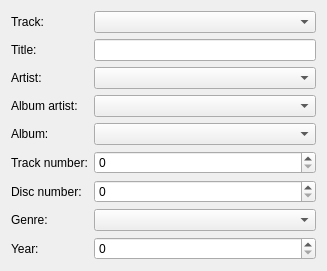
<?xml version="1.0" encoding="UTF-8"?>
<ui version="4.0">
 <class>TagEditor</class>
 <widget class="QWidget" name="TagEditor">
  <property name="geometry">
   <rect>
    <x>0</x>
    <y>0</y>
    <width>327</width>
    <height>252</height>
   </rect>
  </property>
  <layout class="QFormLayout" name="formLayout">
   <item row="0" column="0">
    <widget class="QLabel" name="label_4">
     <property name="text">
      <string>Track:</string>
     </property>
     <property name="buddy">
      <cstring>trackName</cstring>
     </property>
    </widget>
   </item>
   <item row="0" column="1">
    <widget class="QComboBox" name="trackName"/>
   </item>
   <item row="1" column="0">
    <widget class="QLabel" name="titleLabel">
     <property name="text">
      <string>Title:</string>
     </property>
     <property name="buddy">
      <cstring>title</cstring>
     </property>
    </widget>
   </item>
   <item row="1" column="1">
    <widget class="LineEdit" name="title"/>
   </item>
   <item row="2" column="0">
    <widget class="QLabel" name="label">
     <property name="text">
      <string>Artist:</string>
     </property>
     <property name="buddy">
      <cstring>artist</cstring>
     </property>
    </widget>
   </item>
   <item row="2" column="1">
    <widget class="CompletionCombo" name="artist"/>
   </item>
   <item row="3" column="0">
    <widget class="QLabel" name="label_3">
     <property name="text">
      <string>Album artist:</string>
     </property>
     <property name="buddy">
      <cstring>albumArtist</cstring>
     </property>
    </widget>
   </item>
   <item row="3" column="1">
    <widget class="CompletionCombo" name="albumArtist"/>
   </item>
   <item row="4" column="0">
    <widget class="QLabel" name="label_2">
     <property name="text">
      <string>Album:</string>
     </property>
     <property name="buddy">
      <cstring>album</cstring>
     </property>
    </widget>
   </item>
   <item row="4" column="1">
    <widget class="CompletionCombo" name="album"/>
   </item>
   <item row="5" column="0">
    <widget class="QLabel" name="trackLabel">
     <property name="text">
      <string>Track number:</string>
     </property>
     <property name="buddy">
      <cstring>track</cstring>
     </property>
    </widget>
   </item>
   <item row="5" column="1">
    <widget class="ClearSpinBox" name="track"/>
   </item>
   <item row="6" column="0">
    <widget class="QLabel" name="label_6">
     <property name="text">
      <string>Disc number:</string>
     </property>
     <property name="buddy">
      <cstring>disc</cstring>
     </property>
    </widget>
   </item>
   <item row="6" column="1">
    <widget class="ClearSpinBox" name="disc"/>
   </item>
   <item row="7" column="0">
    <widget class="QLabel" name="label_7">
     <property name="text">
      <string>Genre:</string>
     </property>
     <property name="buddy">
      <cstring>genre</cstring>
     </property>
    </widget>
   </item>
   <item row="7" column="1">
    <widget class="CompletionCombo" name="genre"/>
   </item>
   <item row="8" column="0">
    <widget class="QLabel" name="label_8">
     <property name="text">
      <string>Year:</string>
     </property>
     <property name="buddy">
      <cstring>year</cstring>
     </property>
    </widget>
   </item>
   <item row="8" column="1">
    <widget class="ClearSpinBox" name="year"/>
   </item>
  </layout>
 </widget>
 <customwidgets>
  <customwidget>
   <class>LineEdit</class>
   <extends>QLineEdit</extends>
   <header>lineedit.h</header>
  </customwidget>
  <customwidget>
   <class>CompletionCombo</class>
   <extends>QComboBox</extends>
   <header>completioncombo.h</header>
  </customwidget>
  <customwidget>
   <class>ClearSpinBox</class>
   <extends>QSpinBox</extends>
   <header>clearspinbox.h</header>
  </customwidget>
 </customwidgets>
 <tabstops>
  <tabstop>trackName</tabstop>
 </tabstops>
 <resources/>
 <connections/>
</ui>
